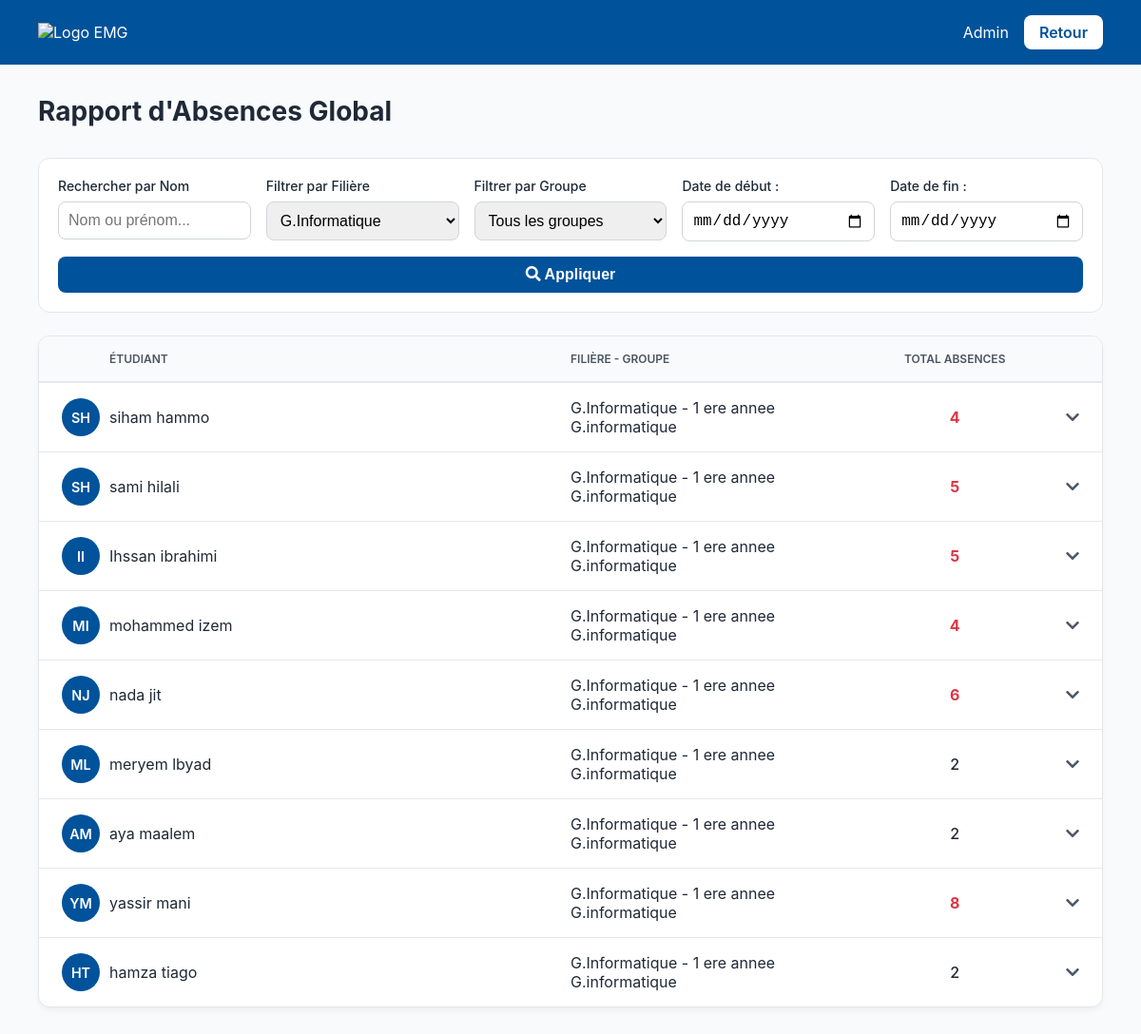
Page /report.php?class_id=4 (signed in) on the committed database.
### tables this page shows
CREATE TABLE `students` (
  `student_id` int(11) NOT NULL,
  `first_name` varchar(100) NOT NULL,
  `last_name` varchar(100) NOT NULL,
  `parent_email` varchar(255) NOT NULL,
  `group_id` int(11) DEFAULT NULL
);

CREATE TABLE `classes` (
  `class_id` int(11) NOT NULL,
  `class_name` varchar(100) NOT NULL
);

CREATE TABLE `groups` (
  `group_id` int(11) NOT NULL,
  `group_name` varchar(100) NOT NULL,
  `class_id` int(11) DEFAULT NULL
);

### report.php (the view, shortened to what this page needs)
<?php
include 'db_connect.php';
$class_filter = $_GET['class_id'] ?? null;
$search_name = $_GET['student_name'] ?? '';
$start_date = $_GET['start_date'] ?? null;
$end_date = $_GET['end_date'] ?? null;
$absences_sql = "
    SELECT
        s.student_id,
        m.module_name,
        COUNT(a.attendance_id) AS absence_count
    FROM students s
    JOIN attendance a ON s.student_id = a.student_id AND a.status = 'Absent'
    JOIN timetable tt ON a.timetable_id = tt.timetable_id
    JOIN modules m ON tt.module_id = m.module_id
";
$absences_sql .= " GROUP BY s.student_id, m.module_id";
$absences_stmt = $conn->prepare($absences_sql);
$absences_stmt->execute();
$absences_query = $absences_stmt->get_result();
$absences_data = [];
while ($row = $absences_query->fetch_assoc()) {
    $absences_data[$row['student_id']][] = [
        'name' => $row['module_name'],
        'absences' => $row['absence_count']
    ];
}
$students_sql = "
    SELECT
        s.student_id, s.first_name, s.last_name,
        c.class_name, g.group_name
    FROM students s
    JOIN `groups` g ON s.group_id = g.group_id
    JOIN classes c ON g.class_id = c.class_id
";
$where_clauses = [];
$params = [];
$param_types = '';
if (!empty($class_filter)) {
    $where_clauses[] = "c.class_id = ?";
    $params[] = $class_filter;
    $param_types .= 'i';
}
if (!empty($where_clauses)) {
    $students_sql .= " WHERE " . implode(' AND ', $where_clauses);
}
$students_sql .= " ORDER BY s.last_name, s.first_name";
$stmt = $conn->prepare($students_sql);
if (!empty($params)) { $stmt->bind_param($param_types, ...$params); }
$stmt->execute();
$students_result = $stmt->get_result();
$students_report = [];
while ($student = $students_result->fetch_assoc()) {
    $student_id = $student['student_id'];
    $student_absences = $absences_data[$student_id] ?? [];
    $total_absences = 0;
    $modules_with_penalty = [];
    foreach ($student_absences as $absence_module) {
        $total_absences += $absence_module['absences'];
        $penalty = $absence_module['absences'] * 0.25;
        $modules_with_penalty[] = [
            'name' => $absence_module['name'],
            'absences' => $absence_module['absences'],
            'penalty' => $penalty
        ];
    }
    $students_report[$student_id] = [
        'info' => [
            'first_name' => $student['first_name'],
            'last_name' => $student['last_name'],
            'class_name' => $student['class_name'],
            'group_name' => $student['group_name']
        ],
        'total_absences' => $total_absences,
        'modules' => $modules_with_penalty
    ];
}
$classes = $conn->query("SELECT class_id, class_name FROM classes ORDER BY class_name");
?>
<!DOCTYPE html>
<html lang="fr">
<head>
    <link rel="stylesheet" href="https://cdnjs.cloudflare.com/ajax/libs/font-awesome/5.15.4/css/all.min.css">
</head>
<body>
    <header class="emg-header">
        <div class="logo"><img src="assets/logo-emg.png" alt="Logo EMG"></div>
        <div class="user-info">
            <span><?php echo htmlspecialchars($_SESSION['teacher_name']); ?></span>
            <a href="dashboard.php" class="btn-logout">Retour</a>
        </div>
    </header>
    <main class="container">
        <div class="page-header"><h1>Rapport d'Absences Global</h1></div>
        <form class="report-filters" method="GET" action="">
            <div class="filter-group">
                <label for="student_name">Rechercher par Nom</label>
                <input type="text" name="student_name" id="student_name" placeholder="Nom ou prénom..." value="<?php echo htmlspecialchars($search_name); ?>">
            </div>
            <div class="filter-group">
                <label for="class_id">Filtrer par Filière</label>
                <select name="class_id" id="class_id">
                    <?php while($class = $classes->fetch_assoc()): ?>
                        <option value="<?php echo $class['class_id']; ?>" <?php echo ($class_filter == $class['class_id']) ? 'selected' : ''; ?>><?php echo htmlspecialchars($class['class_name']); ?></option>
                    <?php endwhile; ?>
                </select>
            </div>
            <div class="filter-group">
                <label for="group_id">Filtrer par Groupe</label>
                <select name="group_id" id="group_id">
                    <option value="">Tous les groupes</option>
                </select>
            </div>
            <div class="filter-group">
                <label for="start_date">Date de début :</label>
                <input type="date" name="start_date" id="start_date" value="<?php echo htmlspecialchars($start_date ?? ''); ?>">
            </div>
            <div class="filter-group">
                <label for="end_date">Date de fin :</label>
                <input type="date" name="end_date" id="end_date" value="<?php echo htmlspecialchars($end_date ?? ''); ?>">
            </div>
            <div class="filter-group" style="align-self: flex-end;"><button type="submit"><i class="fas fa-search"></i> Appliquer</button></div>
        </form>
        <div class="report-container">
            <div class="report-header">
                <span></span><span>Étudiant</span><span>Filière - Groupe</span><span style="text-align: center;">Total Absences</span><span class="toggle-icon"></span>
            </div>
            <?php if (!empty($students_report)): ?>
                <?php foreach ($students_report as $student_id => $student): ?>
                    <?php
                        if ($student['total_absences'] > 0 || (empty($start_date) && empty($end_date))):
                            $initials = (isset($student['info']['first_name'][0]) ? $student['info']['first_name'][0] : '') . (isset($student['info']['last_name'][0]) ? $student['info']['last_name'][0] : '');
                    ?>
                    <div class="student-row">
                        <div class="avatar"><?php echo htmlspecialchars(strtoupper($initials)); ?></div>
                        <span class="student-name"><?php echo htmlspecialchars($student['info']['first_name'] . ' ' . $student['info']['last_name']); ?></span>
                        <span class="student-group"><?php echo htmlspecialchars($student['info']['class_name'] . ' - ' . $student['info']['group_name']); ?></span>
                        <span class="total-absences <?php echo ($student['total_absences'] >= 4) ? 'high' : ''; ?>"><?php echo $student['total_absences']; ?></span>
                        <span class="toggle-icon"><i class="fas fa-chevron-down"></i></span>
                    </div>
                    <?php
                        endif;
                    ?>
                <?php endforeach; ?>
            <?php else: ?>
                <div style="padding: 24px; text-align: center;">Aucun étudiant ne correspond aux filtres sélectionnés.</div>
            <?php endif; ?>
        </div>
    </main>
</body>
</html>

### report.php (style rules this page uses)
:root { --emg-blue: #00529b; --emg-yellow: #ffd100; --danger-color: #dc3545; --text-light: #ffffff; --background-light: #f8fafc; --border-color: #e5e7eb; --text-dark: #1f2937; --text-medium: #4b5563; }
* { box-sizing: border-box; margin: 0; padding: 0; }
body { font-family: -apple-system, BlinkMacSystemFont, "Segoe UI", Roboto, Helvetica, Arial, sans-serif; background-color: var(--background-light); color: var(--text-dark); }
.emg-header { display: flex; justify-content: space-between; align-items: center; padding: 16px 40px; background-color: var(--emg-blue); color: var(--text-light); }
.emg-header .logo img { height: 40px; }
.user-info { display: flex; align-items: center; gap: 16px; }
.btn-logout { display: inline-block; padding: 8px 16px; background-color: var(--text-light); color: var(--emg-blue); text-decoration: none; border-radius: 8px; font-weight: 600; transition: background-color 0.2s, color 0.2s; }
.container { padding: 32px 40px; max-width: 1400px; margin: 0 auto; }
.page-header { margin-bottom: 2rem; }
.page-header h1 { font-size: 28px; font-weight: 700; }
.report-filters { display: flex; flex-wrap: wrap; gap: 16px; margin-bottom: 24px; background-color: #fff; padding: 20px; border-radius: 12px; border: 1px solid var(--border-color); }
.filter-group { flex: 1; min-width: 200px; }
.filter-group label { display: block; font-weight: 500; margin-bottom: 8px; font-size: 14px; }
.filter-group select, .filter-group input, .filter-group button { width: 100%; padding: 10px; border-radius: 8px; border: 1px solid #d1d5db; font-size: 16px; }
.filter-group button { background-color: var(--emg-blue); color: white; border: none; cursor: pointer; font-weight: 600; }
.report-container { background-color: #fff; border-radius: 12px; border: 1px solid var(--border-color); overflow: hidden; box-shadow: 0 4px 6px -1px rgba(0,0,0,0.05); }
.report-header, .student-row { display: grid; grid-template-columns: 50px 3fr 2fr 1fr 50px; align-items: center; padding: 16px 24px; }
.report-header { background-color: #f9fafb; font-weight: 600; font-size: 12px; text-transform: uppercase; color: var(--text-medium); border-bottom: 1px solid var(--border-color); }
.student-row { border-top: 1px solid var(--border-color); cursor: pointer; transition: background-color 0.2s; }
.avatar { width: 40px; height: 40px; border-radius: 50%; background-color: var(--emg-blue); color: var(--text-light); display: flex; align-items: center; justify-content: center; font-weight: 600; font-size: 0.9rem; flex-shrink: 0; }
.total-absences { text-align: center; font-weight: 500; }
.total-absences.high { color: var(--danger-color); font-weight: 700; }
.toggle-icon { text-align: right; color: var(--text-medium); }

### rows in the picture
students: initials "SH", first_name+last_name "siham hammo", classes.class_name "G.Informatique - 1 ere annee G.informatique", total_absences "4"
students: initials "SH", first_name+last_name "sami hilali", classes.class_name "G.Informatique - 1 ere annee G.informatique", total_absences "5"
students: initials "II", first_name+last_name "Ihssan ibrahimi", classes.class_name "G.Informatique - 1 ere annee G.informatique", total_absences "5"
students: initials "MI", first_name+last_name "mohammed izem", classes.class_name "G.Informatique - 1 ere annee G.informatique", total_absences "4"
students: initials "NJ", first_name+last_name "nada jit", classes.class_name "G.Informatique - 1 ere annee G.informatique", total_absences "6"
students: initials "ML", first_name+last_name "meryem lbyad", classes.class_name "G.Informatique - 1 ere annee G.informatique", total_absences "2"
students: initials "AM", first_name+last_name "aya maalem", classes.class_name "G.Informatique - 1 ere annee G.informatique", total_absences "2"
students: initials "YM", first_name+last_name "yassir mani", classes.class_name "G.Informatique - 1 ere annee G.informatique", total_absences "8"
students: initials "HT", first_name+last_name "hamza tiago", classes.class_name "G.Informatique - 1 ere annee G.informatique", total_absences "2"

### other values in the picture
$_SESSION['teacher_name'] "Admin"
form field class_id "G.Informatique"
